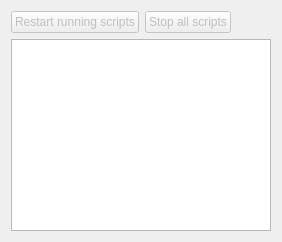
          <widget class="QWidget" name="tab_2">
           <attribute name="title">
            <string>Data analysis</string>
           </attribute>
           <layout class="QGridLayout" name="gridLayout_48">
            <item row="0" column="0">
             <layout class="QHBoxLayout" name="horizontalLayout_13">
              <item>
               <widget class="QPushButton" name="pushButton_visualizations_restart_all">
                <property name="enabled">
                 <bool>false</bool>
                </property>
                <property name="text">
                 <string>Restart running scripts</string>
                </property>
               </widget>
              </item>
              <item>
               <widget class="QPushButton" name="pushButton_visualizations_stop_all">
                <property name="enabled">
                 <bool>false</bool>
                </property>
                <property name="text">
                 <string>Stop all scripts</string>
                </property>
               </widget>
              </item>
              <item>
               <spacer name="horizontalSpacer_6">
                <property name="orientation">
                 <enum>Qt::Horizontal</enum>
                </property>
                <property name="sizeHint" stdset="0">
                 <size>
                  <width>40</width>
                  <height>20</height>
                 </size>
                </property>
               </spacer>
              </item>
             </layout>
            </item>
            <item row="1" column="0">
             <widget class="QTableWidget" name="tableWidget_anlaysis">
              <property name="focusPolicy">
               <enum>Qt::NoFocus</enum>
              </property>
              <attribute name="horizontalHeaderDefaultSectionSize">
               <number>250</number>
              </attribute>
              <attribute name="horizontalHeaderStretchLastSection">
               <bool>true</bool>
              </attribute>
              <attribute name="verticalHeaderVisible">
               <bool>false</bool>
              </attribute>
             </widget>
            </item>
           </layout>
          </widget>
